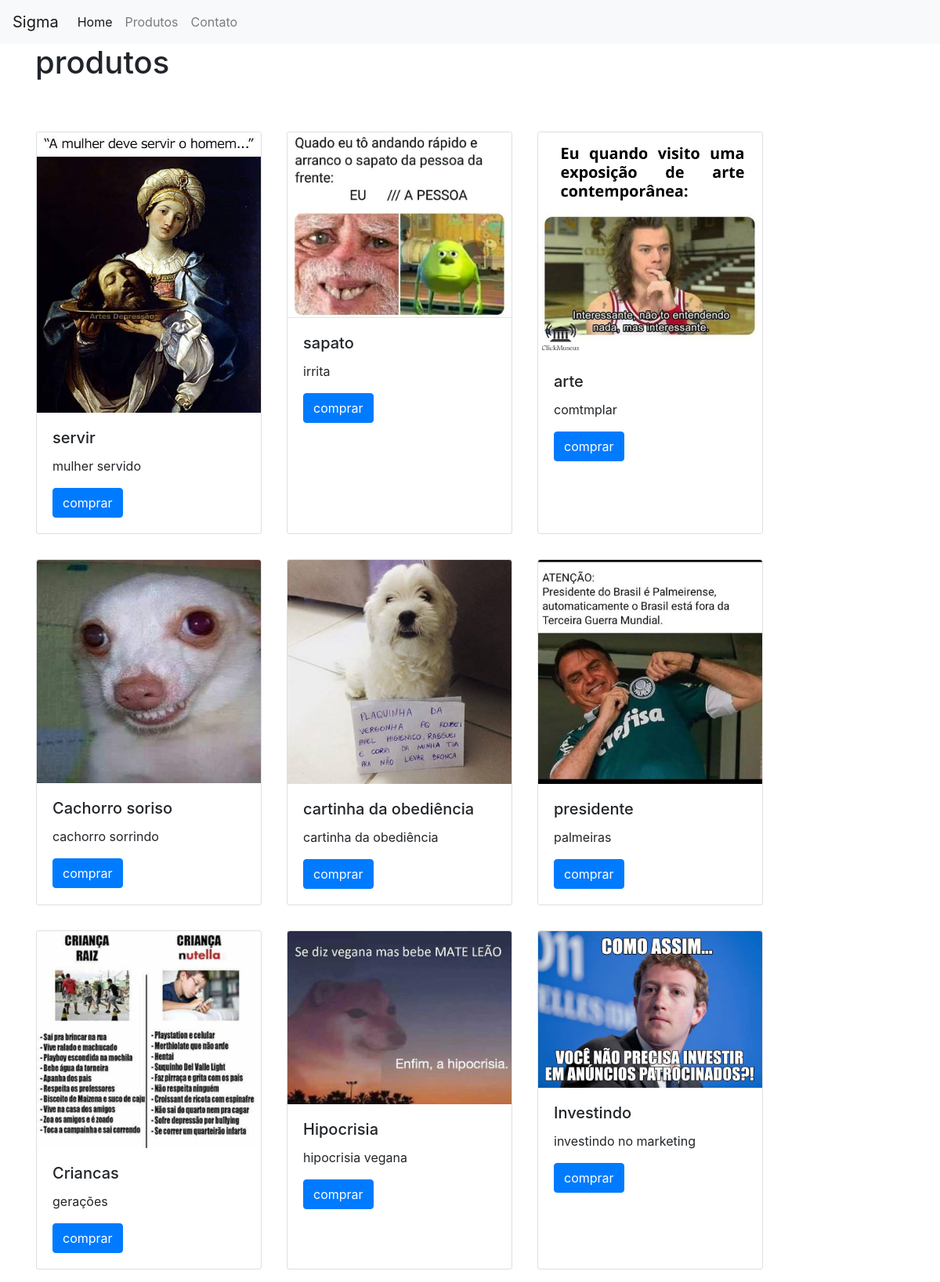
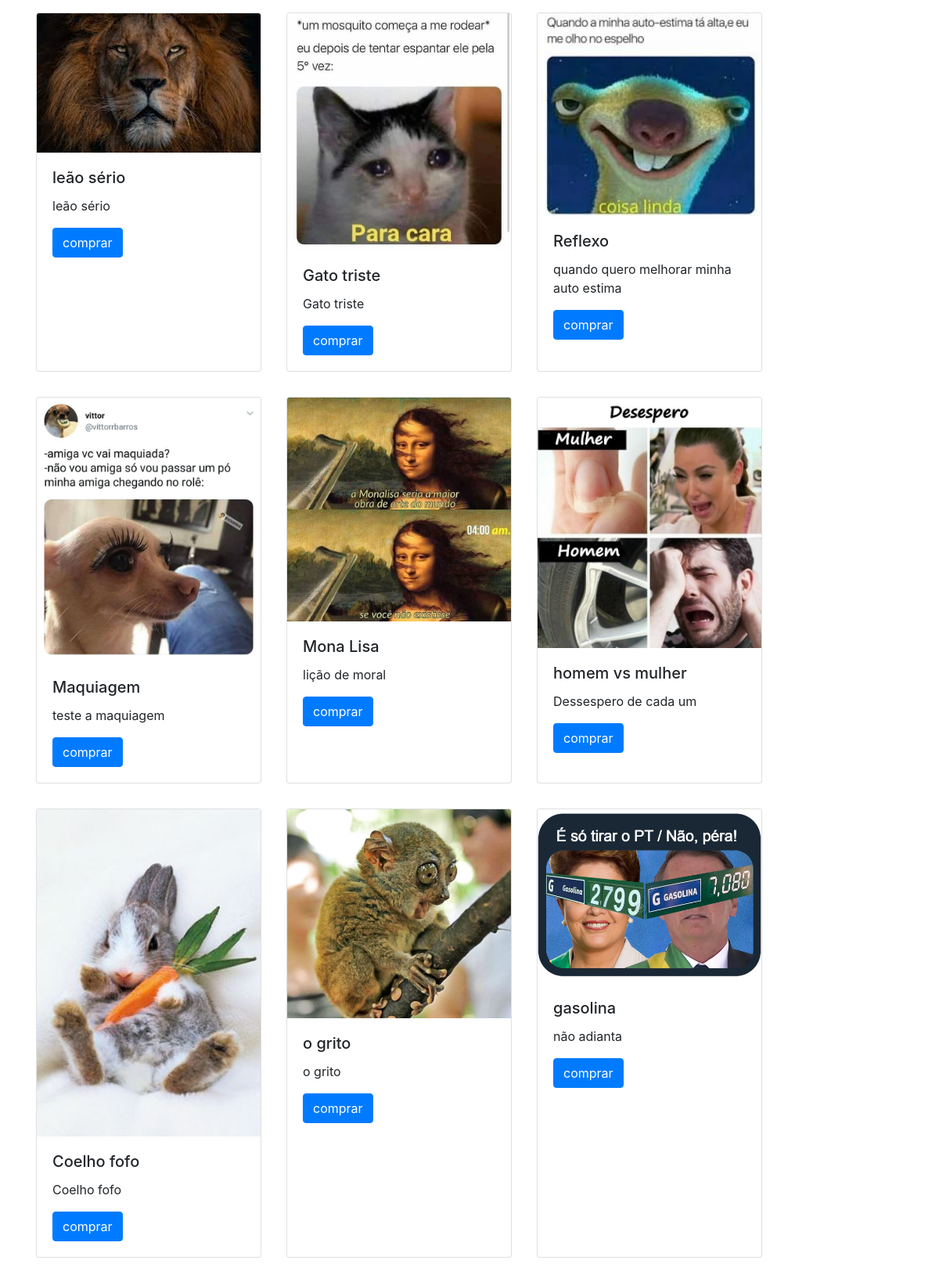
/produtos.php (upper part), run on the app's committed database (2 pictures, top to bottom).
### tables this page shows
CREATE TABLE `produtos` (
  `produtoID` int(11) NOT NULL,
  `Nome` varchar(150) NOT NULL,
  `Descricao` longtext NOT NULL,
  `imagem` varchar(200) NOT NULL,
  `preco` float NOT NULL,
  `CategoriaID` int(11) NOT NULL,
  `Ativo` tinyint(1) NOT NULL
);

### produtos.php (the view, shortened to what this page needs)
<?php
include_once './includes/_head.php';
include_once './includes/_header.php';
include_once './includes/_banco.php';
?>
<div class="container">
 <h1>produtos</h1>
<div class="row mt-5">
<?php
$sql = "SELECT * FROM produtos WHERE Ativo = 1 ORDER BY RAND()";
$exec = mysqli_query($conn,$sql);
while ($dados = mysqli_fetch_assoc($exec) ) {
  ?>
<div class="card m-3" style="width: 18rem;">
  <img class="card-img-top" src="./content/<?php echo $dados ['imagem'];?>" alt="Imagem de capa do card">
  <div class="card-body">
    <h5 class="card-title"><?php echo $dados  ['Nome'];?></h5>
    <p class="card-text"><?php echo $dados ['Descricao'];?></p>
    <a href="produto-detalhe.php?id=<?php echo $dados['ProdutoID'];?>&tipo=promocao" class="btn btn-primary">comprar</a>
  </div>
</div>
<?php
}
?>
</div>
</div>
<?php
include_once './includes/_footer.php';
?>

### includes/_head.php (shortened to what this page needs)
<!doctype html>
<html lang="en">
<head>
    <link rel="stylesheet" href="https://cdn.jsdelivr.net/npm/bootstrap@4.6.1/dist/css/bootstrap.min.css"
>
    <link rel="stylesheet" href="./css/style.css">
</head>
<body>

### includes/_header.php
<header>
    <nav class="navbar navbar-expand-lg navbar-light bg-light">
        <a class="navbar-brand" href="#">Sigma</a>
        <div class="collapse navbar-collapse" id="navbarNavDropdown">
            <ul class="navbar-nav">
                <li class="nav-item active">
                    <a class="nav-link" href="./index.php">Home</a>
                </li>
                <li class="nav-item">
                    <a class="nav-link" href="./produtos.php">Produtos</a>
                </li>
                <li class="nav-item">
                    <a class="nav-link" href="./contato.php">Contato</a>
                </li>
            </ul>
        </div>
    </nav>
</header>
<main>

### includes/_footer.php (shortened to what this page needs)
</main>
</body>
</html>

### data on the page
produtos: imagem (picture), Nome "servir", Descricao "mulher servido"
produtos: imagem (picture), Nome "sapato", Descricao "irrita"
produtos: imagem (picture), Nome "arte", Descricao "comtmplar"
produtos: imagem (picture), Nome "Cachorro soriso", Descricao "cachorro sorrindo"
produtos: imagem (picture), Nome "cartinha da obediência", Descricao "cartinha da obediência"
produtos: imagem (picture), Nome "presidente", Descricao "palmeiras"
produtos: imagem (picture), Nome "Criancas", Descricao "gerações"
produtos: imagem (picture), Nome "Hipocrisia", Descricao "hipocrisia vegana"
produtos: imagem (picture), Nome "Investindo", Descricao "investindo no marketing"
produtos: imagem (picture), Nome "leão sério", Descricao "leão sério"
produtos: imagem (picture), Nome "Gato triste", Descricao "Gato triste"
produtos: imagem (picture), Nome "Reflexo", Descricao "quando quero melhorar minha auto estima"
produtos: imagem (picture), Nome "Maquiagem", Descricao "teste a maquiagem"
produtos: imagem (picture), Nome "Mona Lisa", Descricao "lição de moral"
produtos: imagem (picture), Nome "homem vs mulher", Descricao "Dessespero de cada um"
produtos: imagem (picture), Nome "Coelho fofo", Descricao "Coelho fofo"
produtos: imagem (picture), Nome "o grito", Descricao "o grito"
produtos: imagem (picture), Nome "gasolina", Descricao "não adianta"
